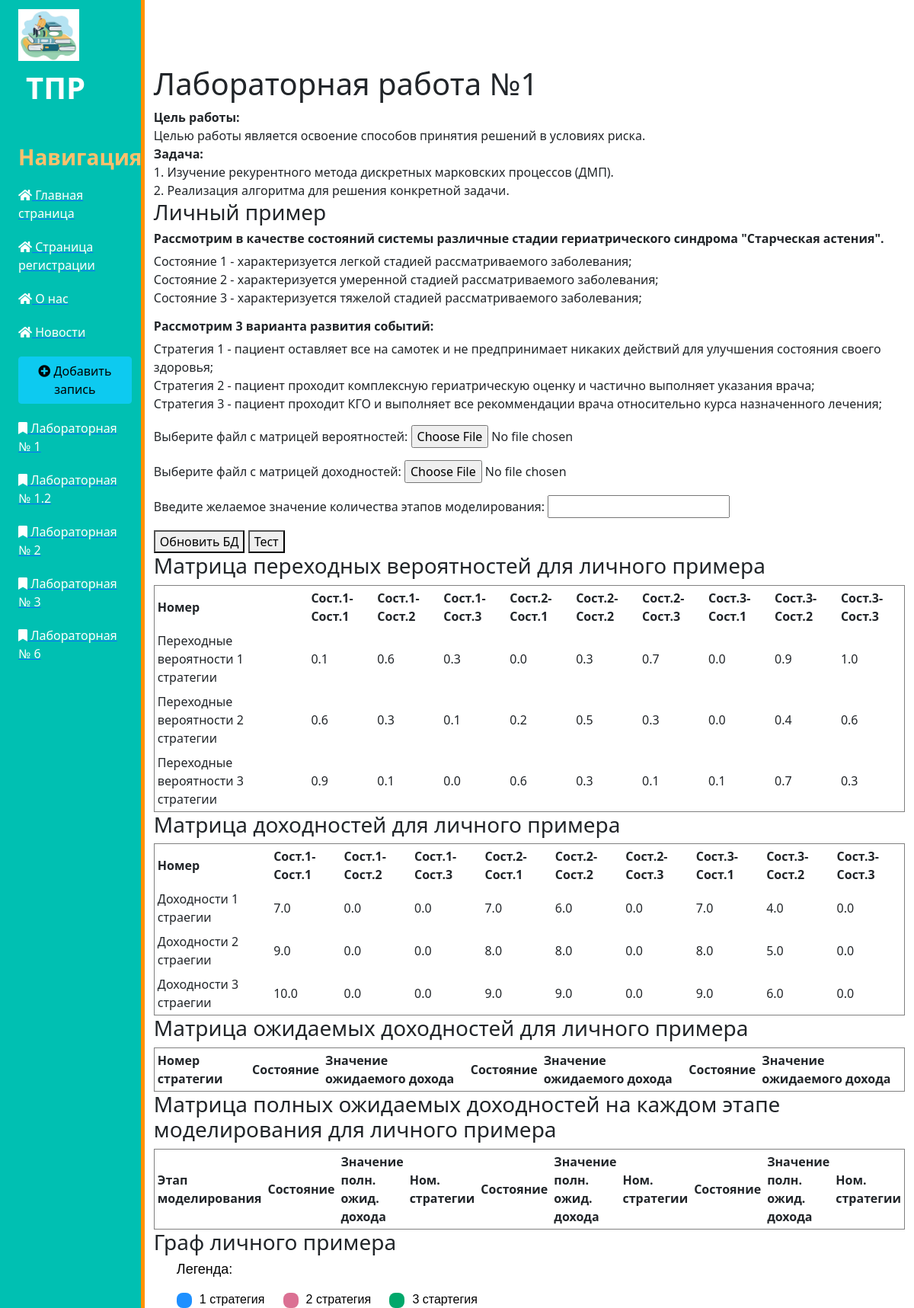
Page /tpr2 on the earlier database version.
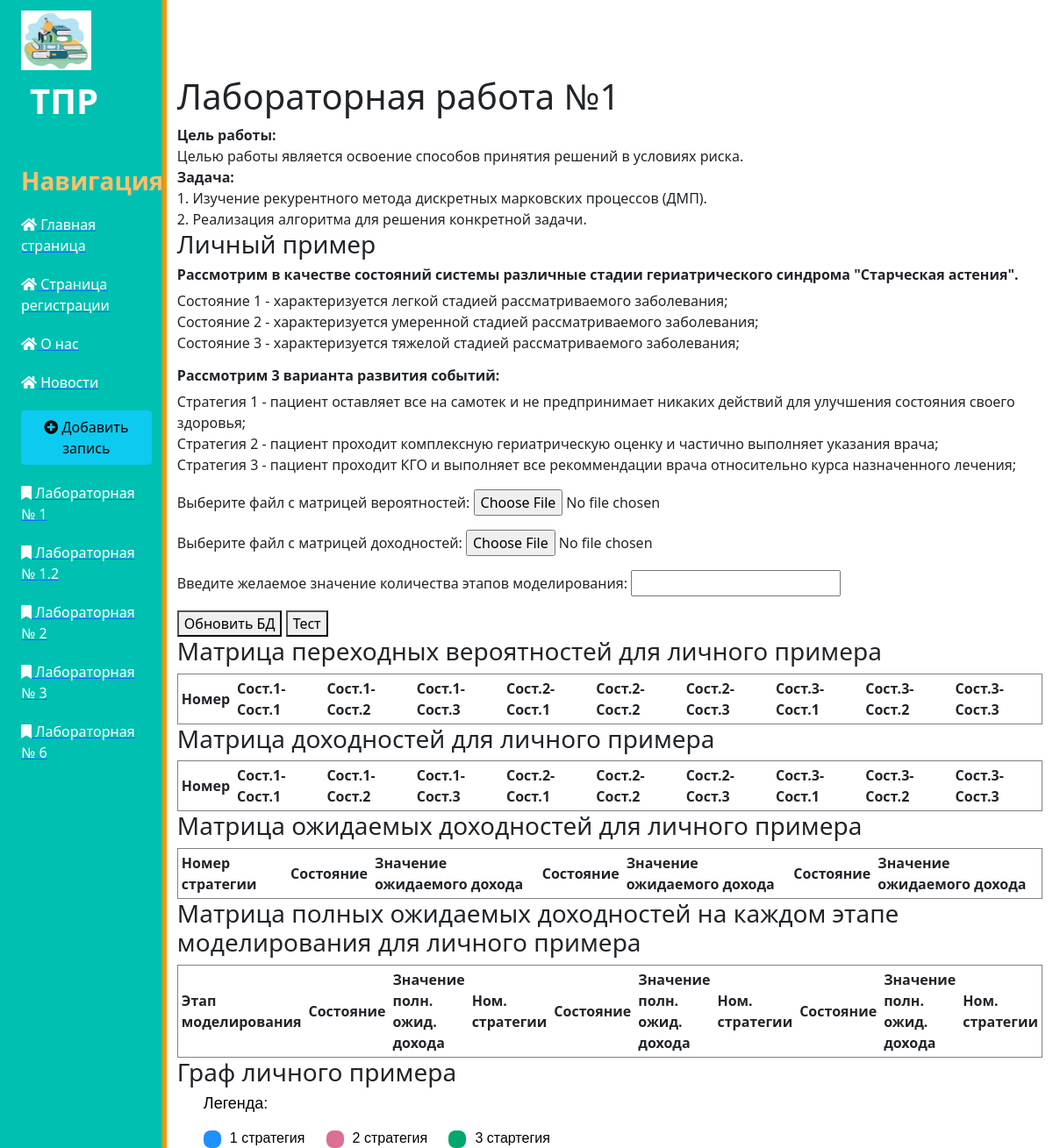
Same page on the later database version.
### main/models.py (models this page shows)
class TprLab1StrategyExample(models.Model):
    numStrategyExample = models.CharField(max_length=30, null=True)
    one_one = models.FloatField(null=True)
    one_two = models.FloatField(null=True)
    one_three = models.FloatField(null=True)
    two_one =  models.FloatField(null=True)
    two_two =  models.FloatField(null=True)
    two_three =  models.FloatField(null=True)
    three_one =  models.FloatField(null=True)
    three_two =  models.FloatField(null=True)
    three_three =  models.FloatField(null=True)
    def __str__(self):
            return str(self.numStrategyExample)

class TprLab1DohodsExample(models.Model):
    numDohodExample = models.CharField(max_length=30, null=True)
    one_one = models.FloatField(null=True)
    one_two = models.FloatField(null=True)
    one_three = models.FloatField(null=True)
    two_one =  models.FloatField(null=True)
    two_two =  models.FloatField(null=True)
    two_three =  models.FloatField(null=True)
    three_one =  models.FloatField(null=True)
    three_two =  models.FloatField(null=True)
    three_three =  models.FloatField(null=True)
    def __str__(self):
            return str(self.numDohodExample)

### main/views.py (the view, shortened to what this page needs)
# urls.py: path('tpr2', views.tpr1_upload_Example, name='tpr2'),
def tpr1_upload_Example(request):
    strategysExample = TprLab1StrategyExample.objects.all()
    dohodsExample = TprLab1DohodsExample.objects.all()
    return render(request, 'main/tpr/tpr2.html', {'stratsExample' : strategysExample, 'dohodsExample': dohodsExample},)

### main/templates/main/tpr/tpr2.html (shortened to what the changed rows need)
{% extends 'main/layout.html' %}
{% block script %}
    <link rel="stylesheet" href="../static/main/css/tpr2.css" type="text/css">
{% endblock %}
{% block content %}
        <div class="row">
            <h1>Лабораторная работа №1</h1>
            <form method="post" enctype="multipart/form-data">
                <table id="tableStrategysExample" style="width:100%", border="1", cellpadding="4" cellspacing="0">
                    <tr>
                        <th>Номер</th><th>Сост.1-Сост.1</th><th>Сост.1-Сост.2</th><th>Сост.1-Сост.3</th>
                                      <th>Сост.2-Сост.1</th><th>Сост.2-Сост.2</th><th>Сост.2-Сост.3</th>
                                      <th>Сост.3-Сост.1</th><th>Сост.3-Сост.2</th><th>Сост.3-Сост.3</th>
                    </tr>
                    {% for strat in stratsExample %}
                        <tr>
                            <td>{{strat}}</td>
                            <td>{{strat.one_one}}</td>
                            <td>{{strat.one_two}}</td>
                            <td>{{strat.one_three}}</td>
                            <td>{{strat.two_one}}</td>
                            <td>{{strat.two_two}}</td>
                            <td>{{strat.two_three}}</td>
                            <td>{{strat.three_one}}</td>
                            <td>{{strat.three_two}}</td>
                            <td>{{strat.three_three}}</td>
                        </tr>
                    {% endfor %}
                </table>
                <table id="tableDohodsExample" style="width:100%", border="1", cellpadding="4" cellspacing="0">
                    <tr>
                        <th>Номер</th><th>Сост.1-Сост.1</th><th>Сост.1-Сост.2</th><th>Сост.1-Сост.3</th>
                                      <th>Сост.2-Сост.1</th><th>Сост.2-Сост.2</th><th>Сост.2-Сост.3</th>
                                      <th>Сост.3-Сост.1</th><th>Сост.3-Сост.2</th><th>Сост.3-Сост.3</th>
                    </tr>
                    {% for dohod in dohodsExample %}
                        <tr>
                            <td>{{dohod}}</td>
                            <td>{{dohod.one_one}}</td>
                            <td>{{dohod.one_two}}</td>
                            <td>{{dohod.one_three}}</td>
                            <td>{{dohod.two_one}}</td>
                            <td>{{dohod.two_two}}</td>
                            <td>{{dohod.two_three}}</td>
                            <td>{{dohod.three_one}}</td>
                            <td>{{dohod.three_two}}</td>
                            <td>{{dohod.three_three}}</td>
                        </tr>
                    {% endfor %}
                </table>
                <table id="tableMatrixOjidDohodsExample" style="width:100%", border="1", cellpadding="4" cellspacing="0">
                    <tr>
                        <th>Номер стратегии</th>
                        <th>Состояние</th><th>Значение ожидаемого дохода</th>
                        <th>Состояние</th><th>Значение ожидаемого дохода</th>
                        <th>Состояние</th><th>Значение ожидаемого дохода</th>
                    </tr>
                </table>
                <table id="tableMatrixPolnOjidDohodsExample" style="width:100%", border="1", cellpadding="4" cellspacing="0">
                    <tr>
                        <th>Этап моделирования</th>
                        <th>Состояние</th><th>Значение полн. ожид. дохода</th><th>Ном. стратегии</th>
                        <th>Состояние</th><th>Значение полн. ожид. дохода</th><th>Ном. стратегии</th>
                        <th>Состояние</th><th>Значение полн. ожид. дохода</th><th>Ном. стратегии</th>
                    </tr>
                </table>
            </form>
        </div>
    {% endblock %}

Differences in the rows shown:
removed TprLab1StrategyExample: numStrategyExample "Переходные вероятности 1 стратегии", one_one "0.1", one_two "0.6", one_three "0.3", two_one "0.0", two_two "0.3", two_three "0.7", three_one "0.0", three_two "0.9", three_three "1.0"
removed TprLab1StrategyExample: numStrategyExample "Переходные вероятности 2 стратегии", one_one "0.6", one_two "0.3", one_three "0.1", two_one "0.2", two_two "0.5", two_three "0.3", three_one "0.0", three_two "0.4", three_three "0.6"
removed TprLab1StrategyExample: numStrategyExample "Переходные вероятности 3 стратегии", one_one "0.9", one_two "0.1", one_three "0.0", two_one "0.6", two_two "0.3", two_three "0.1", three_one "0.1", three_two "0.7", three_three "0.3"
removed TprLab1DohodsExample: numDohodExample "Доходности 1 страегии", one_one "7.0", one_two "0.0", one_three "0.0", two_one "7.0", two_two "6.0", two_three "0.0", three_one "7.0", three_two "4.0", three_three "0.0"
removed TprLab1DohodsExample: numDohodExample "Доходности 2 страегии", one_one "9.0", one_two "0.0", one_three "0.0", two_one "8.0", two_two "8.0", two_three "0.0", three_one "8.0", three_two "5.0", three_three "0.0"
removed TprLab1DohodsExample: numDohodExample "Доходности 3 страегии", one_one "10.0", one_two "0.0", one_three "0.0", two_one "9.0", two_two "9.0", two_three "0.0", three_one "9.0", three_two "6.0", three_three "0.0"
